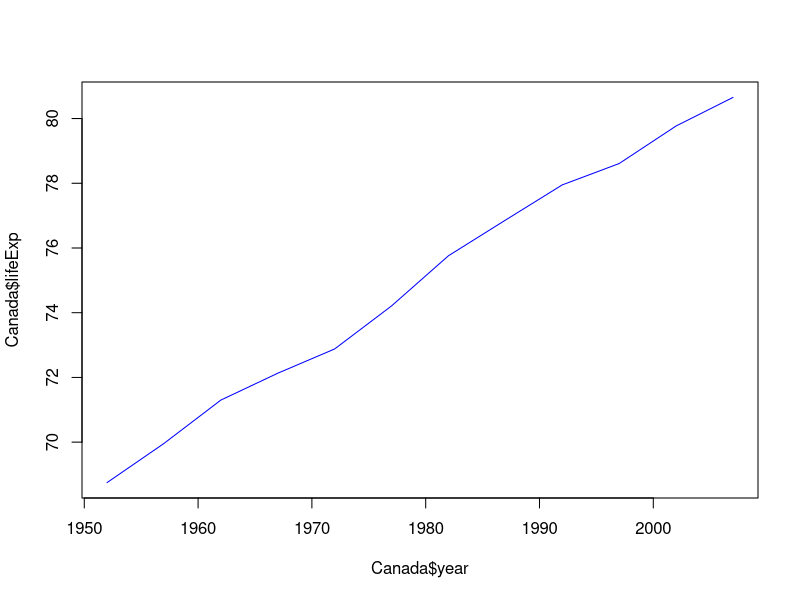

The R script that drew this image:
## THis is PlotlifeExpe.R
# read the data into R
myDatafull<- read.table("gapminder.txt",header = TRUE)

# select data from canada
Canada <- myDatafull[myDatafull$country=="Canada",]

#plot life exp

png("Canada.png") #opening a png device to write a plot to
plot(Canada$year,Canada$lifeExp,type = "l",col="blue")
dev.off()#Closes the device



